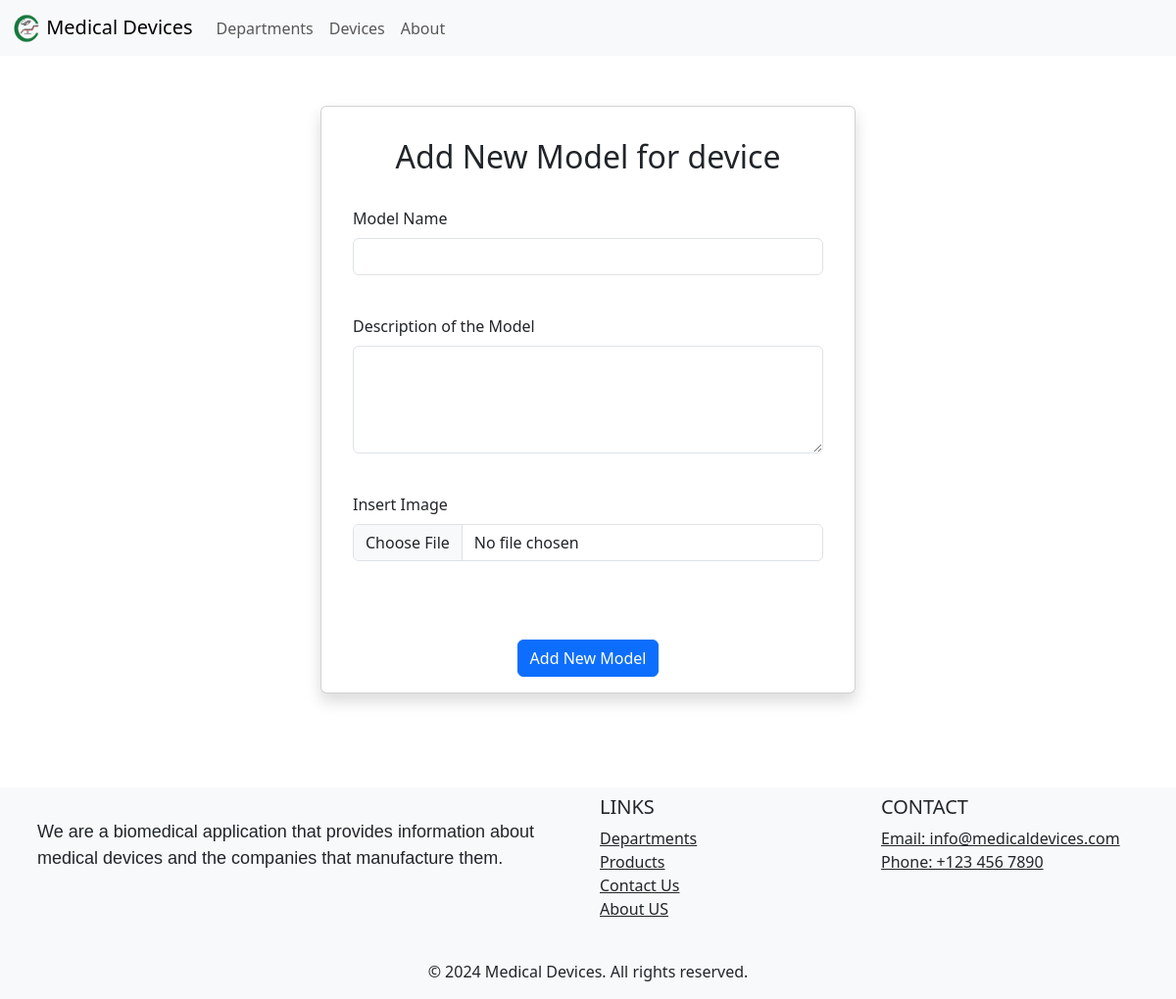
/add_model/1, run on an earlier commit of the app's database.
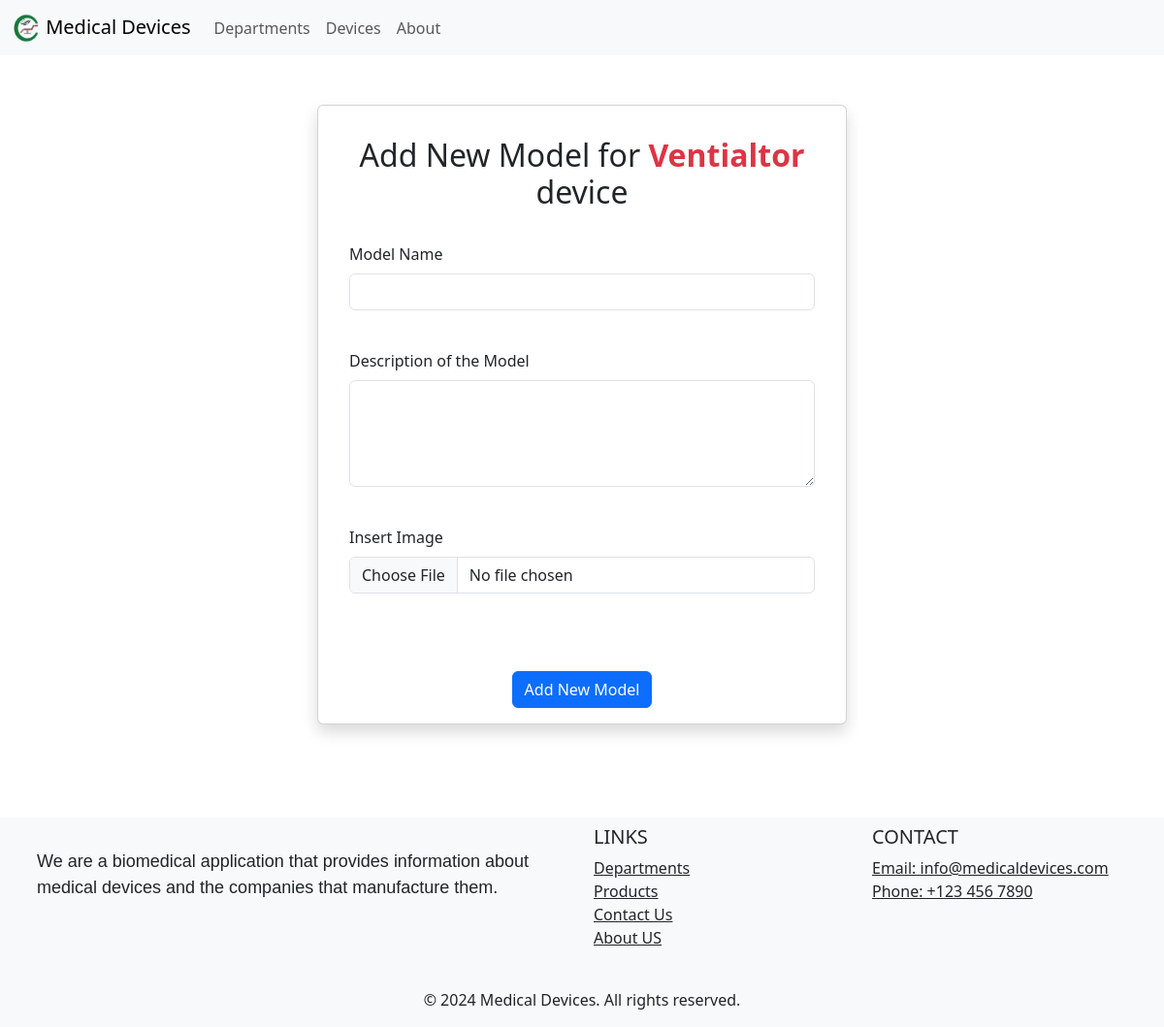
And on a later commit of the database.
### app.py (models this page shows, shortened)
class Device(db.Model):
	id = db.Column(db.Integer, primary_key=True)
	device_name = db.Column(db.String(100), nullable=False)
	description = db.Column(db.Text, nullable=False)  # New field for device description
	department_id = db.Column(db.Integer, db.ForeignKey('department.id'))
	models = db.relationship('Model', backref='device', lazy=True)

### app.py (the view, shortened to what this page needs)
@app.route('/add_model/<int:device_id>', methods=["GET", "POST"])
def add_model(device_id):
	form = ModelForm()
	device_of_model = Device.query.filter_by(id=device_id).first() #retrevie all devices
	image_filename = 'logo2.png'
	return render_template("add_model.html", form=form, device_of_model=device_of_model)

### app.py
class ModelForm(FlaskForm):
	model_name = StringField("Model Name", validators=[DataRequired()])
	description = TextAreaField("Description of the Model", validators=[DataRequired()])
	picture_file = FileField("Insert Image", validators=[FileAllowed(['jpg', 'png'])])
	submit = SubmitField("Add New Model")

### Templates/add_model.html (shortened to what this page needs)
{% extends "layout.html" %}
{% block content %}
<div class="container mt-5">
	<div class="row justify-content-center">
		<div class="col-md-6 col-lg-6">
			<div class="card shadow p-3	">
				<div class="card-body">
					<h2 class="text-center">Add New Model for <strong class="text-danger">{{ device_of_model.device_name }}</strong> device</h2>
					<br />
					<form method="POST" enctype="multipart/form-data">
						<div class="form-group mb-3">
							{{ form.model_name.label(class="form-label") }}
							{{ form.model_name(class="form-control") }}
						</div>
						<br />
						<div class="form-group mb-3">
							{{ form.description.label(class="form-label") }}
							{{ form.description(class="form-control", rows="4") }}
						</div>
						<br />
						<div class="form-group mb-3">
							{{ form.picture_file.label(class="form-label") }}
							{{ form.picture_file(class="form-control") }}
						</div>
						<br />
				</div>
				<br />
				<div class="form-group  text-center">
					{{ form.submit(class="btn btn-primary") }}
				</div>
			</div>
		</div>
	</div>
</div>
<br />
<br />
{% endblock content %}

What changed in the data, as far as the page shows it:
added Device: device_name "Ventialtor"
